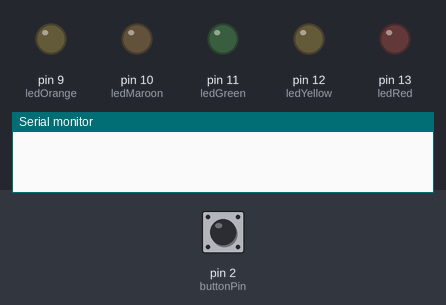
A sketch run on a simulated Arduino Uno, built with avr-gcc and run on an emulated ATmega328P. Parts: output pins drawn as LEDs (lit = HIGH), the last lines printed to the serial monitor. Inputs (shaded band) come from the test bench; at power-on: pin 2 (buttonPin) LOW.

Above: at 1.2 s.
1.3 s: pin 2 (buttonPin) pulled HIGH for 0.15 s
At 1.37 s:
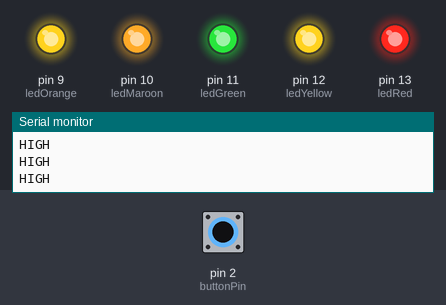
2.9 s: pin 2 (buttonPin) pulled HIGH for 3.2 s
At 7.3 s:
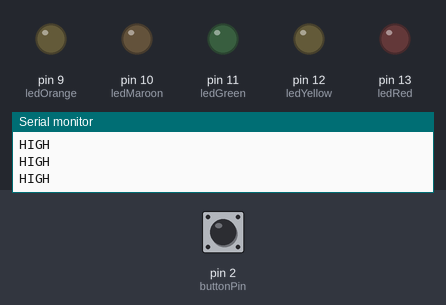
7.6 s: pin 2 (buttonPin) driven HIGH
At 8.6 s:
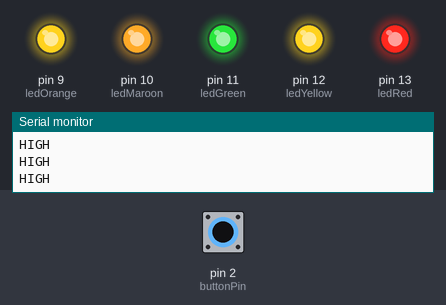
10.6 s: pin 2 (buttonPin) driven LOW
At 11.0 s:
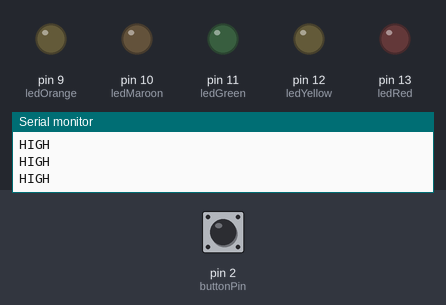
Timing chart, 0 to 13.1 s (numbered marks = the images above; inputs shaded):
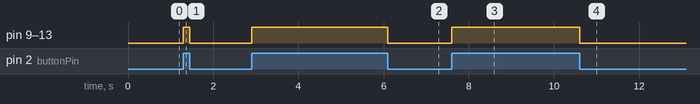

The sketch:

boardTest.ino
```cpp
/*
  Scouts-Soldering-Challenge Board Test

  The button enables the LEDs on the board, and all LEDs should light up when the button is pressed.

  Based off the Arduino Example "Button"
  Created by Harrison "Turtle" Asmar

  Version 1 - 10/06/2023
*/

// constants won't change. They're used here to set pin numbers:
const int buttonPin = 2;  // the number of the pushbutton pin
const int ledRed = 13;    // the number of the LED pin
const int ledYellow = 12;    // the number of the LED pin
const int ledGreen = 11;    // the number of the LED pin
const int ledMaroon = 10;    // the number of the LED pin
const int ledOrange = 9;    // the number of the LED pin

// variables will change:
int buttonState = 0;  // variable for reading the pushbutton status

void setup() {
  // initialize the LED pin as an output:
  pinMode(ledRed, OUTPUT);
  pinMode(ledYellow, OUTPUT);
  pinMode(ledGreen, OUTPUT);
  pinMode(ledMaroon, OUTPUT);
  pinMode(ledOrange, OUTPUT);
  // initialize the pushbutton pin as an input:
  pinMode(buttonPin, INPUT);
  Serial.begin(9600);
}

void loop() {
  // read the state of the pushbutton value:
  buttonState = digitalRead(buttonPin);

  // check if the pushbutton is pressed. If it is, the buttonState is HIGH:
  if (buttonState == HIGH) {
    // turn LED on:
    digitalWrite(ledRed, HIGH);
    digitalWrite(ledYellow, HIGH);
    digitalWrite(ledGreen, HIGH);
    digitalWrite(ledMaroon, HIGH);
    digitalWrite(ledOrange, HIGH);
    Serial.println("HIGH");
  } else {
    // turn LED off:
    digitalWrite(ledRed, LOW);
    digitalWrite(ledYellow, LOW);
    digitalWrite(ledGreen, LOW);
    digitalWrite(ledMaroon, LOW);
    digitalWrite(ledOrange, LOW);
  }
}
```

Measured:
- after the input at 1.3 s, pin 9 (ledOrange), pin 10 (ledMaroon), pin 11 (ledGreen), pin 12 (ledYellow), pin 13 (ledRed): LOW → HIGH at once, → LOW 0.15 s later
- after the input at 2.9 s, pin 9 (ledOrange), pin 10 (ledMaroon), pin 11 (ledGreen), pin 12 (ledYellow), pin 13 (ledRed): LOW → HIGH at once, → LOW 3.2 s later
- after the input at 7.6 s, pin 9 (ledOrange), pin 10 (ledMaroon), pin 11 (ledGreen), pin 12 (ledYellow), pin 13 (ledRed): LOW → HIGH at once
- after the input at 10.6 s, pin 9 (ledOrange), pin 10 (ledMaroon), pin 11 (ledGreen), pin 12 (ledYellow), pin 13 (ledRed): HIGH → LOW at once
